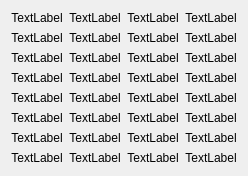
              <widget class="QWidget" name="tab_20">
               <attribute name="title">
                <string>Num Display 2</string>
               </attribute>
               <layout class="QGridLayout" name="gridLayout_25">
                <item row="0" column="0">
                 <widget class="QLabel" name="numDisplay_2_1">
                  <property name="text">
                   <string>TextLabel</string>
                  </property>
                  <property name="alignment">
                   <set>Qt::AlignCenter</set>
                  </property>
                 </widget>
                </item>
                <item row="0" column="1">
                 <widget class="QLabel" name="numDisplay_2_2">
                  <property name="text">
                   <string>TextLabel</string>
                  </property>
                  <property name="alignment">
                   <set>Qt::AlignCenter</set>
                  </property>
                 </widget>
                </item>
                <item row="0" column="2">
                 <widget class="QLabel" name="numDisplay_2_3">
                  <property name="text">
                   <string>TextLabel</string>
                  </property>
                  <property name="alignment">
                   <set>Qt::AlignCenter</set>
                  </property>
                 </widget>
                </item>
                <item row="0" column="3">
                 <widget class="QLabel" name="numDisplay_2_4">
                  <property name="text">
                   <string>TextLabel</string>
                  </property>
                  <property name="alignment">
                   <set>Qt::AlignCenter</set>
                  </property>
                 </widget>
                </item>
                <item row="1" column="0">
                 <widget class="QLabel" name="numDisplay_2_5">
                  <property name="text">
                   <string>TextLabel</string>
                  </property>
                  <property name="alignment">
                   <set>Qt::AlignCenter</set>
                  </property>
                 </widget>
                </item>
                <item row="1" column="1">
                 <widget class="QLabel" name="numDisplay_2_6">
                  <property name="text">
                   <string>TextLabel</string>
                  </property>
                  <property name="alignment">
                   <set>Qt::AlignCenter</set>
                  </property>
                 </widget>
                </item>
                <item row="1" column="2">
                 <widget class="QLabel" name="numDisplay_2_7">
                  <property name="text">
                   <string>TextLabel</string>
                  </property>
                  <property name="alignment">
                   <set>Qt::AlignCenter</set>
                  </property>
                 </widget>
                </item>
                <item row="1" column="3">
                 <widget class="QLabel" name="numDisplay_2_8">
                  <property name="text">
                   <string>TextLabel</string>
                  </property>
                  <property name="alignment">
                   <set>Qt::AlignCenter</set>
                  </property>
                 </widget>
                </item>
                <item row="2" column="0">
                 <widget class="QLabel" name="numDisplay_2_9">
                  <property name="text">
                   <string>TextLabel</string>
                  </property>
                  <property name="alignment">
                   <set>Qt::AlignCenter</set>
                  </property>
                 </widget>
                </item>
                <item row="2" column="1">
                 <widget class="QLabel" name="numDisplay_2_10">
                  <property name="text">
                   <string>TextLabel</string>
                  </property>
                  <property name="alignment">
                   <set>Qt::AlignCenter</set>
                  </property>
                 </widget>
                </item>
                <item row="2" column="2">
                 <widget class="QLabel" name="numDisplay_2_11">
                  <property name="text">
                   <string>TextLabel</string>
                  </property>
                  <property name="alignment">
                   <set>Qt::AlignCenter</set>
                  </property>
                 </widget>
                </item>
                <item row="2" column="3">
                 <widget class="QLabel" name="numDisplay_2_12">
                  <property name="text">
                   <string>TextLabel</string>
                  </property>
                  <property name="alignment">
                   <set>Qt::AlignCenter</set>
                  </property>
                 </widget>
                </item>
                <item row="3" column="0">
                 <widget class="QLabel" name="numDisplay_2_13">
                  <property name="text">
                   <string>TextLabel</string>
                  </property>
                  <property name="alignment">
                   <set>Qt::AlignCenter</set>
                  </property>
                 </widget>
                </item>
                <item row="3" column="1">
                 <widget class="QLabel" name="numDisplay_2_14">
                  <property name="text">
                   <string>TextLabel</string>
                  </property>
                  <property name="alignment">
                   <set>Qt::AlignCenter</set>
                  </property>
                 </widget>
                </item>
                <item row="3" column="2">
                 <widget class="QLabel" name="numDisplay_2_15">
                  <property name="text">
                   <string>TextLabel</string>
                  </property>
                  <property name="alignment">
                   <set>Qt::AlignCenter</set>
                  </property>
                 </widget>
                </item>
                <item row="3" column="3">
                 <widget class="QLabel" name="numDisplay_2_16">
                  <property name="text">
                   <string>TextLabel</string>
                  </property>
                  <property name="alignment">
                   <set>Qt::AlignCenter</set>
                  </property>
                 </widget>
                </item>
                <item row="4" column="0">
                 <widget class="QLabel" name="numDisplay_2_17">
                  <property name="text">
                   <string>TextLabel</string>
                  </property>
                  <property name="alignment">
                   <set>Qt::AlignCenter</set>
                  </property>
                 </widget>
                </item>
                <item row="4" column="1">
                 <widget class="QLabel" name="numDisplay_2_18">
                  <property name="text">
                   <string>TextLabel</string>
                  </property>
                  <property name="alignment">
                   <set>Qt::AlignCenter</set>
                  </property>
                 </widget>
                </item>
                <item row="4" column="2">
                 <widget class="QLabel" name="numDisplay_2_19">
                  <property name="text">
                   <string>TextLabel</string>
                  </property>
                  <property name="alignment">
                   <set>Qt::AlignCenter</set>
                  </property>
                 </widget>
                </item>
                <item row="4" column="3">
                 <widget class="QLabel" name="numDisplay_2_20">
                  <property name="text">
                   <string>TextLabel</string>
                  </property>
                  <property name="alignment">
                   <set>Qt::AlignCenter</set>
                  </property>
                 </widget>
                </item>
                <item row="5" column="0">
                 <widget class="QLabel" name="numDisplay_2_21">
                  <property name="text">
                   <string>TextLabel</string>
                  </property>
                  <property name="alignment">
                   <set>Qt::AlignCenter</set>
                  </property>
                 </widget>
                </item>
                <item row="5" column="1">
                 <widget class="QLabel" name="numDisplay_2_22">
                  <property name="text">
                   <string>TextLabel</string>
                  </property>
                  <property name="alignment">
                   <set>Qt::AlignCenter</set>
                  </property>
                 </widget>
                </item>
                <item row="5" column="2">
                 <widget class="QLabel" name="numDisplay_2_23">
                  <property name="text">
                   <string>TextLabel</string>
                  </property>
                  <property name="alignment">
                   <set>Qt::AlignCenter</set>
                  </property>
                 </widget>
                </item>
                <item row="5" column="3">
                 <widget class="QLabel" name="numDisplay_2_24">
                  <property name="text">
                   <string>TextLabel</string>
                  </property>
                  <property name="alignment">
                   <set>Qt::AlignCenter</set>
                  </property>
                 </widget>
                </item>
                <item row="6" column="0">
                 <widget class="QLabel" name="numDisplay_2_25">
                  <property name="text">
                   <string>TextLabel</string>
                  </property>
                  <property name="alignment">
                   <set>Qt::AlignCenter</set>
                  </property>
                 </widget>
                </item>
                <item row="6" column="1">
                 <widget class="QLabel" name="numDisplay_2_26">
                  <property name="text">
                   <string>TextLabel</string>
                  </property>
                  <property name="alignment">
                   <set>Qt::AlignCenter</set>
                  </property>
                 </widget>
                </item>
                <item row="6" column="2">
                 <widget class="QLabel" name="numDisplay_2_27">
                  <property name="text">
                   <string>TextLabel</string>
                  </property>
                  <property name="alignment">
                   <set>Qt::AlignCenter</set>
                  </property>
                 </widget>
                </item>
                <item row="6" column="3">
                 <widget class="QLabel" name="numDisplay_2_28">
                  <property name="text">
                   <string>TextLabel</string>
                  </property>
                  <property name="alignment">
                   <set>Qt::AlignCenter</set>
                  </property>
                 </widget>
                </item>
                <item row="7" column="0">
                 <widget class="QLabel" name="numDisplay_2_29">
                  <property name="text">
                   <string>TextLabel</string>
                  </property>
                  <property name="alignment">
                   <set>Qt::AlignCenter</set>
                  </property>
                 </widget>
                </item>
                <item row="7" column="1">
                 <widget class="QLabel" name="numDisplay_2_30">
                  <property name="text">
                   <string>TextLabel</string>
                  </property>
                  <property name="alignment">
                   <set>Qt::AlignCenter</set>
                  </property>
                 </widget>
                </item>
                <item row="7" column="2">
                 <widget class="QLabel" name="numDisplay_2_31">
                  <property name="text">
                   <string>TextLabel</string>
                  </property>
                  <property name="alignment">
                   <set>Qt::AlignCenter</set>
                  </property>
                 </widget>
                </item>
                <item row="7" column="3">
                 <widget class="QLabel" name="numDisplay_2_32">
                  <property name="text">
                   <string>TextLabel</string>
                  </property>
                  <property name="alignment">
                   <set>Qt::AlignCenter</set>
                  </property>
                 </widget>
                </item>
               </layout>
              </widget>
